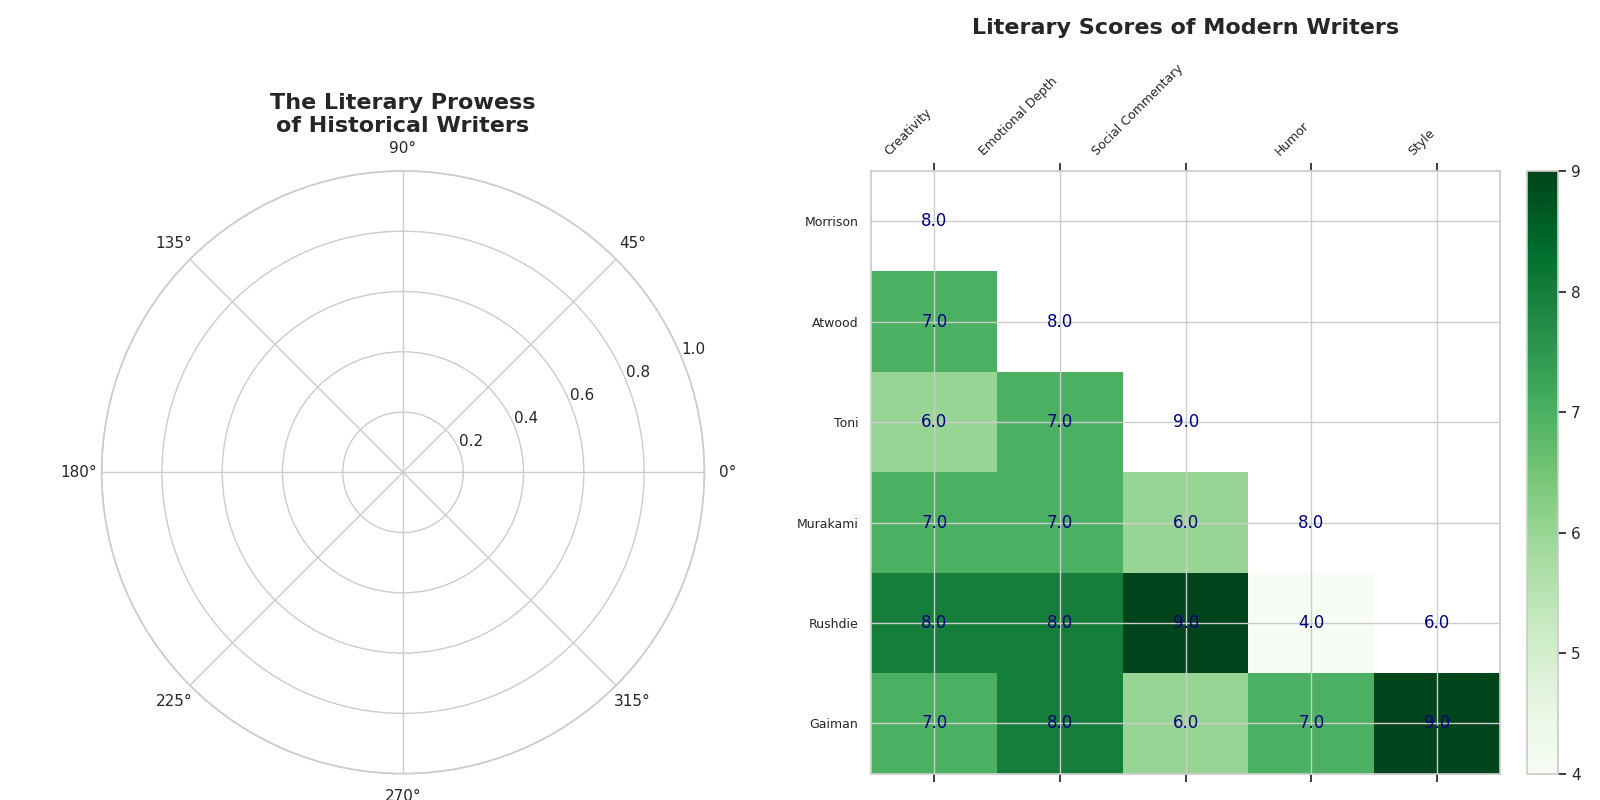

This figure's Python source:
import matplotlib.pyplot as plt
import numpy as np

categories = ['Creativity', 'Emotional Depth', 'Social Commentary', 'Humor', 'Style']
modern_writers = ['Morrison', 'Atwood', 'Toni', 'Murakami', 'Rushdie']

modern_data = {
    'Morrison': [8, 9, 8, 5, 7],
    'Atwood': [7, 8, 7, 6, 8],
    'Toni': [6, 7, 9, 6, 7],
    'Murakami': [7, 7, 6, 8, 8],
    'Rushdie': [8, 8, 9, 4, 6],
    'Gaiman': [7, 8, 6, 7, 9]
}

num_vars = len(categories)

def create_radar_chart(ax, data, label, color='blue'):
    angles = np.linspace(0, 2 * np.pi, num_vars, endpoint=False).tolist()
    data += data[:1]
    angles += angles[:1]
    ax.fill(angles, data, color=color, alpha=0.35)
    ax.plot(angles, data, color=color, linestyle='--', marker='o')
    ax.set_yticklabels([])
    ax.set_xticks(angles[:-1])
    ax.set_xticklabels(categories, fontsize=9, fontstyle='italic')
    ax.grid(visible=True, linewidth=0.5, color='gray', linestyle='-.')

fig, axs = plt.subplots(1, 2, figsize=(16, 8), subplot_kw=dict(polar=True))
ax_radar, ax_heatmap = axs

colors = ['#1f77b4', '#ff7f0e', '#2ca02c', '#d62728']

# Radar chart plotting remains unchanged
ax_radar.set_title('The Literary Prowess\nof Historical Writers', size=16, weight='bold', position=(0.5, 1.1))

# Creating the lower triangle mask for the heatmap
heatmap_data = np.array([modern_data[writer] for writer in modern_writers + ['Gaiman']])
mask = np.triu(np.ones_like(heatmap_data, dtype=bool))

ax_heatmap.remove()
ax_heatmap = fig.add_subplot(122)

# Apply mask to heatmap data
masked_data = np.ma.masked_where(mask, heatmap_data)

cax = ax_heatmap.matshow(masked_data, cmap='Greens', aspect='auto')

ax_heatmap.set_xticks(np.arange(len(categories)))
ax_heatmap.set_yticks(np.arange(len(modern_writers) + 1))
ax_heatmap.set_xticklabels(categories, rotation=45, ha='right', fontsize=9)
ax_heatmap.set_yticklabels(modern_writers + ['Gaiman'], fontsize=9)

for i in range(heatmap_data.shape[0]):
    for j in range(heatmap_data.shape[1]):
        if i >= j:  # Only place text in the lower triangle
            ax_heatmap.text(j, i, f"{heatmap_data[i, j]:.1f}", ha='center', va='center', color='navy')

ax_heatmap.set_title('Literary Scores of Modern Writers', size=16, weight='bold', pad=20)

fig.colorbar(cax, ax=ax_heatmap, orientation='vertical', fraction=0.046, pad=0.04)

plt.tight_layout()
plt.show()
